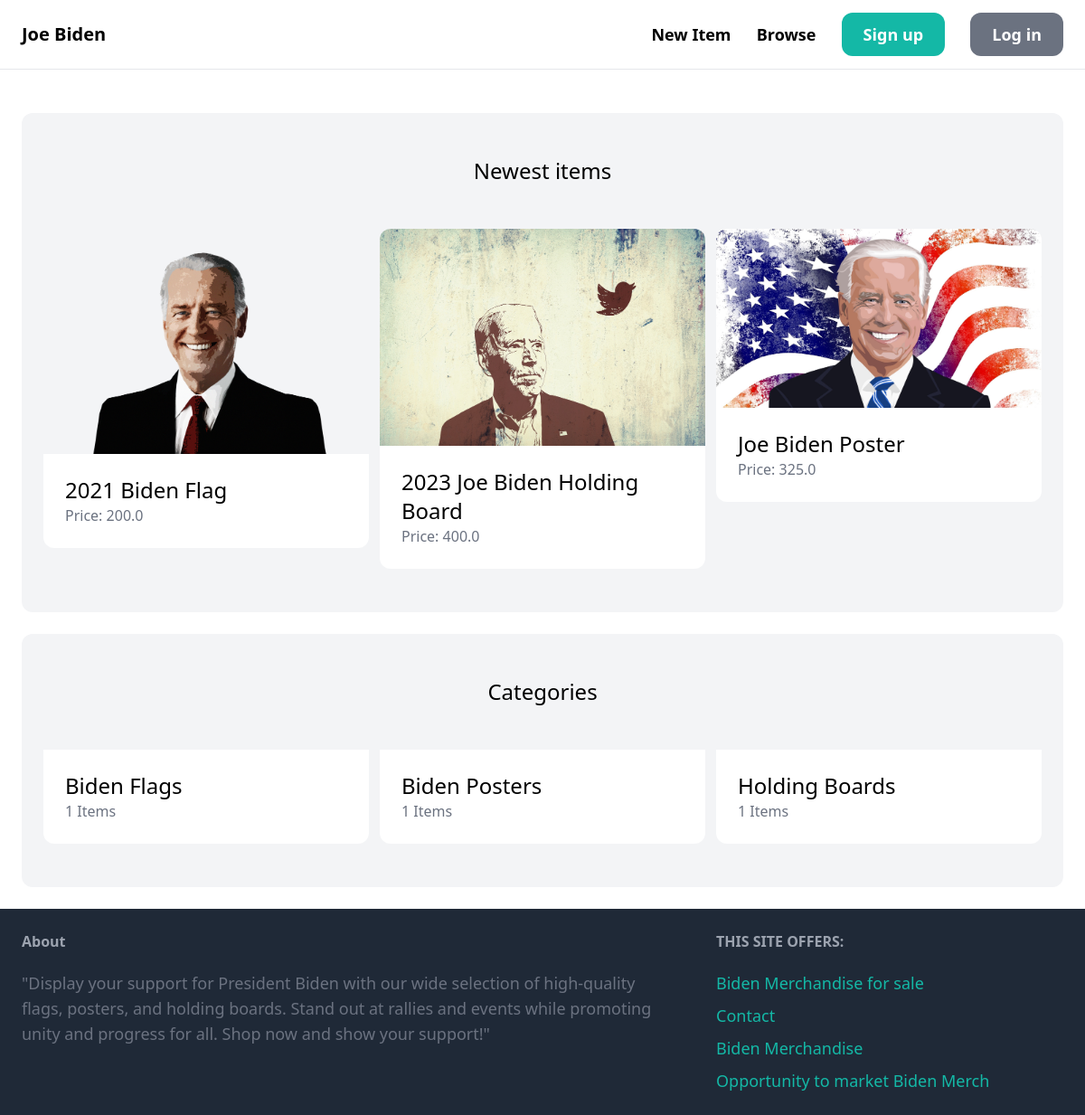
The page / on the database its author committed.
### item/models.py (models this page shows, shortened)
class Item(models.Model):
    category = models.ForeignKey(Category, related_name='items', on_delete=models.CASCADE)
    name = models.CharField(max_length=255)
    description = models.TextField(blank=True, null=True)
    price = models.FloatField()
    image = models.ImageField(upload_to='item_images', blank=True, null=True)
    is_sold = models.BooleanField(default=False)
    created_by = models.ForeignKey(User, related_name='items', on_delete=models.CASCADE)
    created_at = models.DateTimeField(auto_now_add=True)

class Category(models.Model):
    name = models.CharField(max_length=255)
    class Meta:
        ordering = ('name',)
        verbose_name_plural = 'Categories'

### core/views.py (the view)
# urls.py: path('', views.index, name='index'),
def index(request):
    items = Item.objects.filter(is_sold=False)[0:6]
    categories = Category.objects.all()
    return render(request, 'core/index.html', {
        'categories': categories,
        'items': items,
    })

### core/templates/core/index.html (shortened to what this page needs)
{% extends 'core/base.html' %}
{% block content %}
    <div class="mt-6 px-6 py-12 bg-gray-100 rounded-xl">
        <h2 class="mb-12 text-2xl text-center">Newest items</h2>
        <div class="grid grid-cols-3 gap-3">
            {% for item in items %}
                <div>
                    <a href="{% url 'item:detail' item.id %}">
                        <div>
                            <img src="{{ MEDIA_URL }}{{ item.image }}"class="rounded-t-xl">
                        </div>
                        <div class="p-6 bg-white rounded-b-xl">
                            <h2 class="text-2xl">{{ item.name }}</h2>
                            <p class="text-gray-500">Price: {{ item.price }}</p>
                        </div>
                    </a>
                </div>
            {% endfor %}
        </div>
    </div>
     <div class="mt-6 px-6 py-12 bg-gray-100 rounded-xl">
        <h2 class="mb-12 text-2xl text-center">Categories</h2>
        <div class="grid grid-cols-3 gap-3">
            {% for category in categories %}
            <div>
                <a href="#">
                    <div class="p-6 bg-white rounded-b-xl">
                        <h2 class="text-2xl">{{ category.name }}</h2>
                        <p class="text-gray-500">{{ category.items.count }} Items</p>
                    </div>
                </a>
            </div>
            {% endfor %}
        </div>
    </div>
{% endblock %}

### rows shown on the page
Item: image (picture), name "2021 Biden Flag", price "200.0"
Item: image (picture), name "2023 Joe Biden Holding Board", price "400.0"
Item: image (picture), name "Joe Biden Poster", price "325.0"
Category: name "Biden Flags", items.count "1"
Category: name "Biden Posters", items.count "1"
Category: name "Holding Boards", items.count "1"
